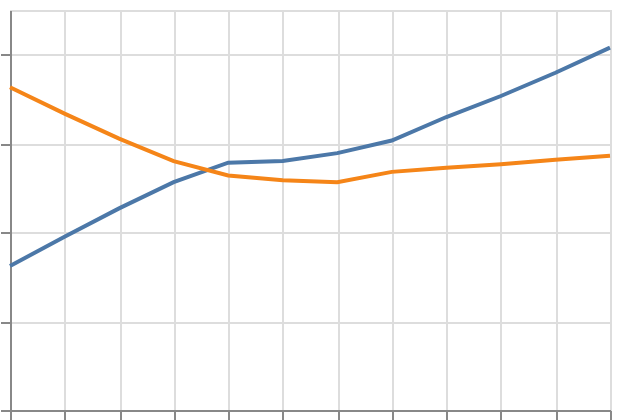

Vega-Lite specification stored for this chart:
### Vega-Lite specification from a JSON file in a GitHub repository (floating-point values rounded to 4 significant figures)
{"$schema": "https://vega.github.io/schema/vega-lite/v6.json", "padding": 5, "autosize": "none", "width": 300, "height": 200, "data": {"name": "table", "values": [{"g": "p", "x": 1, "y": 2}, {"g": "p", "x": 2, "y": 6}, {"g": "p", "x": 3, "y": 3}, {"g": "p", "x": 4, "y": 7}, {"g": "p", "x": 5, "y": 4}, {"g": "p", "x": 6, "y": 9}, {"g": "p", "x": 7, "y": 5}, {"g": "p", "x": 8, "y": 3}, {"g": "p", "x": 9, "y": 8}, {"g": "p", "x": 10, "y": 6}, {"g": "p", "x": 11, "y": 10}, {"g": "p", "x": 12, "y": 7}, {"g": "q", "x": 1, "y": 9}, {"g": "q", "x": 2, "y": 4}, {"g": "q", "x": 3, "y": 8}, {"g": "q", "x": 4, "y": 3}, {"g": "q", "x": 5, "y": 7}, {"g": "q", "x": 6, "y": 2}, {"g": "q", "x": 7, "y": 8}, {"g": "q", "x": 8, "y": 5}, {"g": "q", "x": 9, "y": 3}, {"g": "q", "x": 10, "y": 9}, {"g": "q", "x": 11, "y": 4}, {"g": "q", "x": 12, "y": 6}]}, "transform": [{"loess": "y", "on": "x", "groupby": ["g"], "bandwidth": 0.8}], "mark": "line", "encoding": {"x": {"field": "x", "type": "quantitative"}, "y": {"field": "y", "type": "quantitative"}, "color": {"field": "g", "type": "nominal"}}}
